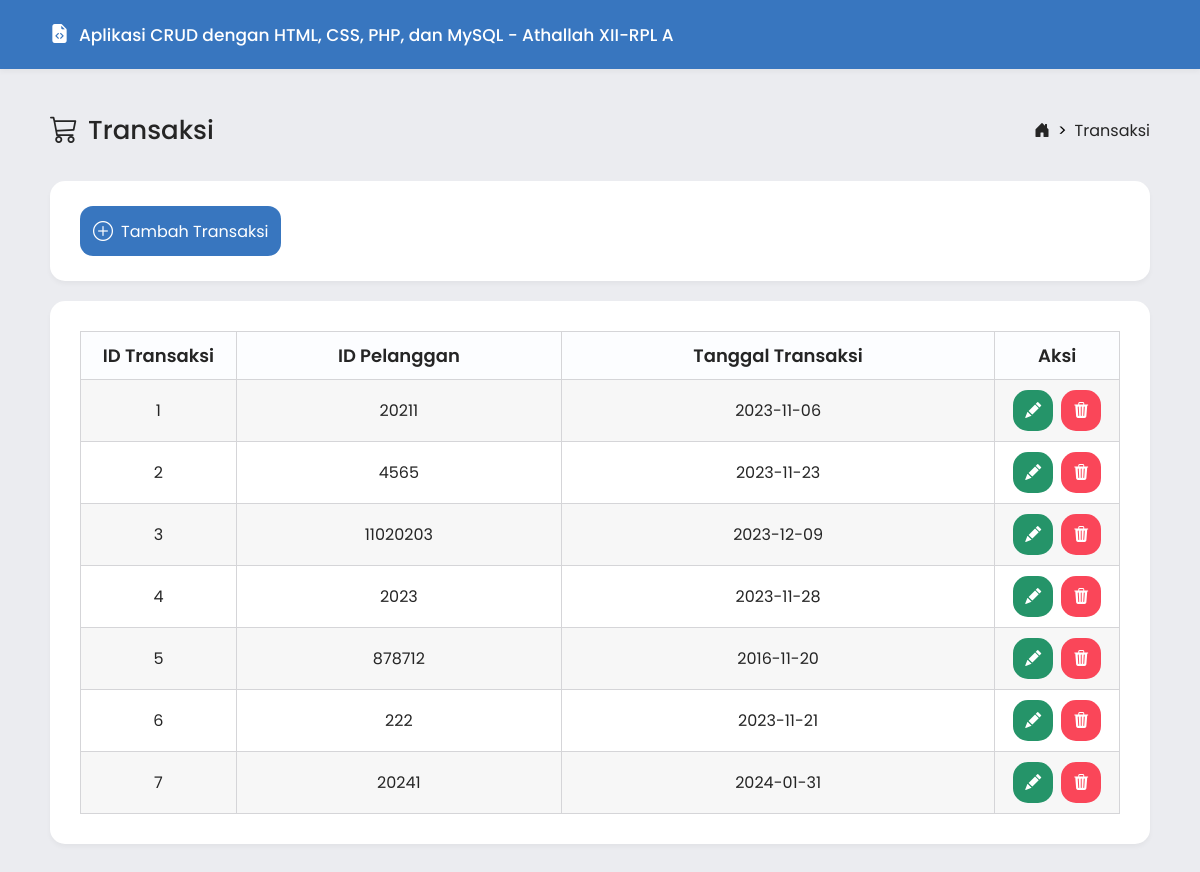
Screenshot of /transaksi/tampil-transaksi.php (signed in) with the database file from the repository.
### tables this page shows
CREATE TABLE `transaksi` (
  `id` int(11) NOT NULL,
  `tanggal` date NOT NULL,
  `id_pelanggan` int(11) NOT NULL
);

### transaksi/tampil-transaksi.php (the view, shortened to what this page needs)
<!DOCTYPE html>
<html>
<head>
    <link rel="stylesheet" href="../asset/style.css">
    <link rel="stylesheet" href="https://cdn.jsdelivr.net/npm/bootstrap-icons@1.11.1/font/bootstrap-icons.css">
</head>
<body>
    <?php
        include "../koneksi/koneksi.php";
        if (isset($_POST['kata_kunci'])) {
                    $kata_kunci=trim($_POST['kata_kunci']);
                    $kolom="";
                    if ($_POST['kolom']=="id")
                    {
                        $kolom="id";
                    }else if ($_POST['kolom']=="id_pelanggan"){
                        $kolom="id_pelanggan";
                    }else {
                        $kolom="id_pelanggan";
                    }
                    $sql="select * from transaksi where $kolom like '%" .$kata_kunci."%' order by id asc";
                }else {
                    $sql="select * from transaksi order by id asc";
                }
                $query = mysqli_query($koneksi,$sql);
    ?>
    <header class="hdr-box flex-row">
        <div class="hdr-content flex-row">
            <div class="hdr-content2">
                <i class="bi bi-file-earmark-code-fill" style="font-size: 19px; color: white;"></i><h1>Aplikasi CRUD dengan HTML, CSS, PHP, dan MySQL - Athallah XII-RPL A</h1>
            </div>
        </div>
    </header>
    <ul class="breadcrumbs flex-row">
        <li class="judul flex-row"><i class="bi bi-cart3" style="font-size: 28px; margin-right: 10px; color: #252525;"></i><h1>Transaksi</h1></li>
        <li class="link flex-row">
            <a href="../index.php"><i class="bi bi-house-door-fill"></i></a> > <a href="">Transaksi</a>
        </li>
    </ul>
    <section class="tambah-data">
        <a class="btn-tambah-data flex-row" href="input-transaksi.php"><i class="bi bi-plus-circle"></i></i>Tambah Transaksi</a>
    </section>
    <main class="table-wrap" style="margin-top: 20px;">
        <table>
            <tr>
                <th class="id-pelanggan">ID Transaksi</th>
                <th>ID Pelanggan</th>
                <th>Tanggal Transaksi</th>
                <th class="aksi">Aksi</th>
            </tr>
            <?php
            $no = 1;
            while($data = mysqli_fetch_array($query)){
            ?>
            <tr>
                <td><?php echo $no++; ?></td>
                <td><?php echo $data['id_pelanggan']; ?></td>
                <td><?php echo $data['tanggal']; ?></td>
                <td>
                    <div class="action ">
                        <a class="edit" href="edit-transaksi.php?id=<?php echo $data['id']; ?>"><i class="bi bi-pencil-fill"></i></a>
                        <a class="hapus" href="proses-hapus-transaksi.php?id=<?php echo $data['id']; ?>"onclick=
                        "return confirm('Anda yakin ingin menghapus data <?php echo $data['id']; ?> ini ?')"><i class="bi bi-trash3-fill"></i></a>
                    </div>
                </td>
                <?php } ?>
            </tr>
        </table>
    </main>
    <br><br><br>
</body>
</html>

### asset/style.css (style rules this page uses)
html { scroll-behavior: smooth; }
* { margin: 0; padding: 0; text-decoration: none; font-family: 'Poppins', sans-serif; }
body { background-color: #ebecf0; }
.flex-row { display: flex; justify-content: center; align-items: center; flex-direction: row; }
.hdr-box { width: 100%; background-color: #3876BF; box-shadow: rgba(0, 0, 0, 0.04) 0px 3px 5px; }
.hdr-content { width: 100%; margin-right: auto; padding: 20px; }
.hdr-content2 { width: 1100px; display: flex; align-items: center; flex-direction: row; gap: 10px; }
.hdr-content h1 { color: white; font-size: 17px; font-weight: 500; }
.breadcrumbs { width: 1100px; padding-top: 40px; padding-bottom: 30px; margin: auto; }
.judul { margin-right: auto; }
.judul h1 { font-size: 26px; font-weight: 500; color: #252525; }
.link { display: flex; gap: 8px; margin-left: auto; }
.link a { font-size: 16px; color: #252525; font-weight: 400; }
.bi-house-door-fill { font-size: 16px; color: #252525; }
.tambah-data { width: 1040px; display: flex; flex-direction: row; align-items: center; margin: auto; gap: 20px; background-color: white; padding: 25px 30px; border-radius: 15px; box-shadow: rgba(0, 0, 0, 0.04) 0px 3px 5px; }
.btn-tambah-data { color: white; font-weight: 400; font-size: 16px; text-decoration: none; padding: 10px 13px; border-radius: 13px; background-color: #3876BF; transition: 0.2s; }
.bi-plus-circle { font-size: 20px; margin-right: 8px }
.table-wrap { width: 1040px; margin: auto; padding: 30px; background-color: white; border-radius: 15px; box-shadow: rgba(0, 0, 0, 0.04) 0px 3px 5px; }
table, td, th { border: 1px solid #d5d5d8; color: #252525; }
table { width: 100%; border-collapse: collapse; }
th { font-size: 18px; font-weight: 600; text-align: center; padding: 10px; background-color: #fcfdff; }
td { text-align: center; padding: 10px; font-size: 16px; }
tr:nth-child(even) { background-color: #f7f7f7; }
tr { transition: 0.2s; }
.id-pelanggan { width: 15%; }
.aksi, .id { width: 12%; }
.action { display: flex; flex-direction: row; justify-content: center; gap: 8px; }
.hapus { padding: 8px 12px; border-radius: 15px; font-weight: 500; color: white; background-color: #FA4659; transition: 0.2s; }
.bi-trash3-fill { color: white; font-size: 16px; }
.edit { padding: 8px 12px; border-radius: 15px; font-weight: 500; color: white; background-color: #259469; transition: 0.2s; }
.bi-pencil-fill { color: white; font-size: 16px; }

### rows the page displays
transaksi: id_pelanggan "20211", tanggal "2023-11-06"
transaksi: id_pelanggan "4565", tanggal "2023-11-23"
transaksi: id_pelanggan "11020203", tanggal "2023-12-09"
transaksi: id_pelanggan "2023", tanggal "2023-11-28"
transaksi: id_pelanggan "878712", tanggal "2016-11-20"
transaksi: id_pelanggan "222", tanggal "2023-11-21"
transaksi: id_pelanggan "20241", tanggal "2024-01-31"
